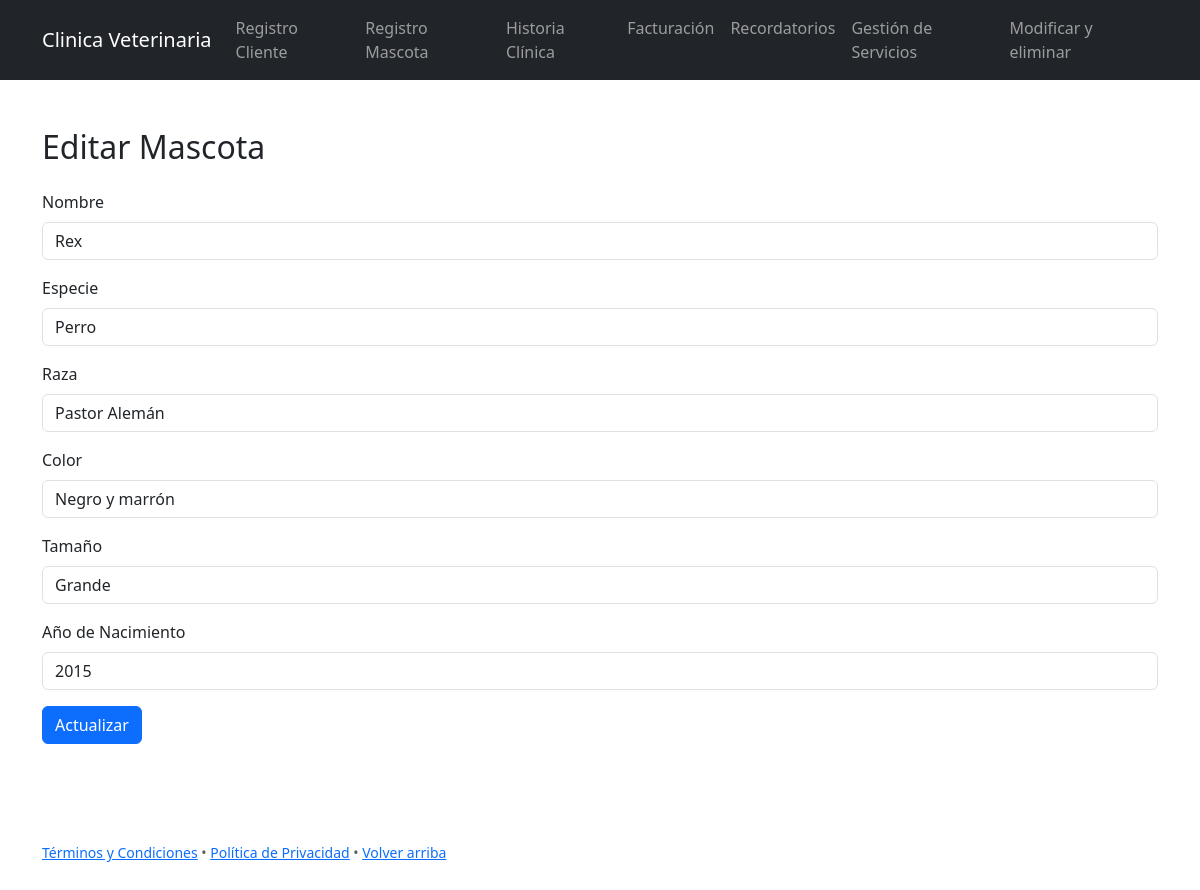
Screenshot of /Backend/editar_mascota.php?id=30 with the database file from the repository.
### tables this page shows
CREATE TABLE `mascotas` (
  `idMascota` int(11) NOT NULL,
  `idCliente` int(11) NOT NULL,
  `nombre` varchar(100) NOT NULL,
  `especie` varchar(50) NOT NULL,
  `raza` varchar(50) NOT NULL,
  `color` varchar(50) DEFAULT NULL,
  `tamano` varchar(50) DEFAULT NULL,
  `anoNacimiento` year(4) DEFAULT NULL
);

### Clases/Mascota.php (called while the page is built, shortened)
<?php
class Mascota {
    private $pdo;
    public $id;
    public function __construct($pdo) {
        $this->pdo = $pdo;
    }
    public function obtenerPorId() {
        $query = "SELECT * FROM Mascotas WHERE idMascota = ?";
        $stmt = $this->pdo->prepare($query);
        $stmt->execute([$this->id]);
        return $stmt->fetch(PDO::FETCH_ASSOC);
    }
}
?>

### Backend/editar_mascota.php (the view, shortened to what this page needs)
<?php
require_once 'conexion.php';
require_once '../Clases/Mascota.php';
$mascota = new Mascota($pdo);
if (isset($_GET['id']) && is_numeric($_GET['id'])) {
    $mascota->id = $_GET['id'];
    $datosMascota = $mascota->obtenerPorId();
    if (!$datosMascota) {
        $_SESSION['message'] = "Mascota no encontrada.";
        header("Location: ../Home.php");
        exit;
    } else {
        $nombre = $datosMascota['nombre'];
        $especie = $datosMascota['especie'];
        $raza = $datosMascota['raza'];
        $color = $datosMascota['color'];
        $tamano = $datosMascota['tamano'];
        $anoNacimiento = $datosMascota['anoNacimiento'];
    }
} else {
    $_SESSION['message'] = "No se proporcionó un ID de Mascota válido.";
    header("Location: ../Home.php");
    exit;
}
?>
<?php include("../includes/header.php") ?>
<body>
<div class="container mt-5">
    <h2 class="mb-4">Editar Mascota</h2>
    <form action="<?php echo htmlspecialchars($_SERVER["PHP_SELF"]) . '?id=' . $mascota->id; ?>" method="POST">
        <div class="mb-3">
            <label for="nombre" class="form-label">Nombre</label>
            <input type="text" class="form-control" id="nombre" name="nombre" required value="<?php echo htmlspecialchars($nombre); ?>">
        </div>
        <div class="mb-3">
            <label for="especie" class="form-label">Especie</label>
            <input type="text" class="form-control" id="especie" name="especie" required value="<?php echo htmlspecialchars($especie); ?>">
        </div>
        <div class="mb-3">
            <label for="raza" class="form-label">Raza</label>
            <input type="text" class="form-control" id="raza" name="raza" required value="<?php echo htmlspecialchars($raza); ?>">
        </div>
        <div class="mb-3">
            <label for="color" class="form-label">Color</label>
            <input type="text" class="form-control" id="color" name="color" value="<?php echo htmlspecialchars($color); ?>">
        </div>
        <div class="mb-3">
            <label for="tamano" class="form-label">Tamaño</label>
            <input type="text" class="form-control" id="tamano" name="tamano" value="<?php echo htmlspecialchars($tamano); ?>">
        </div>
        <div class="mb-3">
            <label for="anoNacimiento" class="form-label">Año de Nacimiento</label>
            <input type="number" class="form-control" id="anoNacimiento" name="anoNacimiento" value="<?php echo htmlspecialchars($anoNacimiento); ?>">
        </div>
        <button type="submit" class="btn btn-primary">Actualizar</button>
    </form>
</div>
<?php include("../includes/footer.php") ?>

### rows the page displays
mascotas: nombre "Rex", especie "Perro", raza "Pastor Alemán", color "Negro y marrón", tamano "Grande", anoNacimiento "2015"
